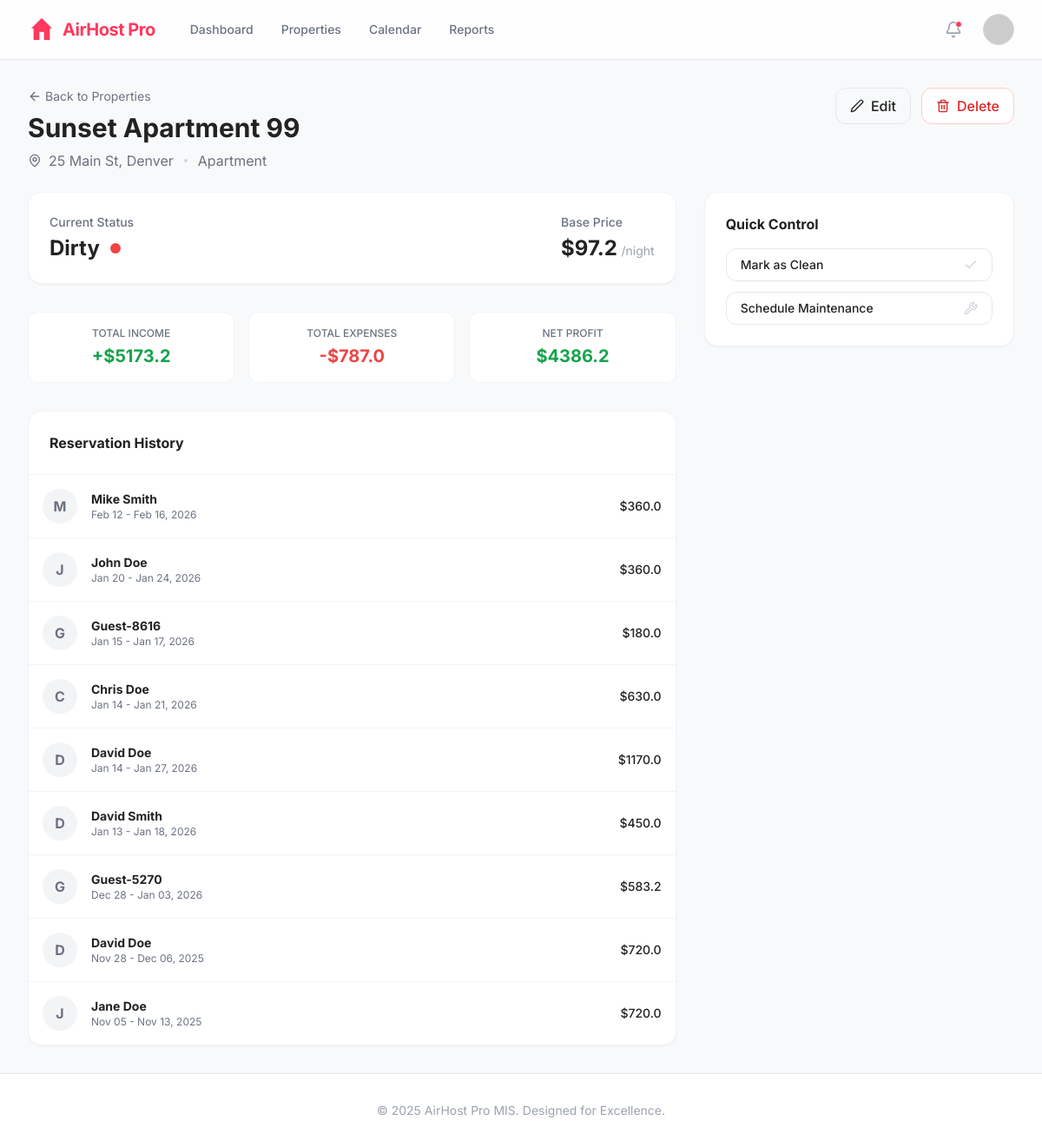
/property/1 (signed in), run on the app's committed database.
### models.py (models this page shows, shortened)
class Property(db.Model):
    id = db.Column(db.Integer, primary_key=True)
    title = db.Column(db.String(100), nullable=False)
    type = db.Column(db.String(50)) # Apartment, House, Villa
    base_price = db.Column(db.Float)
    address = db.Column(db.String(200))
    status = db.Column(db.String(20)) # Clean, Dirty, Maintenance

class Reservation(db.Model):
    id = db.Column(db.Integer, primary_key=True)
    property_id = db.Column(db.Integer, db.ForeignKey('property.id'))
    guest_name = db.Column(db.String(100))
    check_in = db.Column(db.Date)
    check_out = db.Column(db.Date)
    amount_paid = db.Column(db.Float)
    property = db.relationship('Property', backref='reservations')

### app.py (the view)
@app.route('/property/<int:id>')
def property_detail(id):
    prop = Property.query.get_or_404(id)
    income = sum([f.amount for f in Financial.query.filter_by(property_id=prop.id, category='Income').all()])
    expenses = sum([f.amount for f in Financial.query.filter(Financial.property_id == prop.id, Financial.category != 'Income').all()])
    reservations = Reservation.query.filter_by(property_id=prop.id).order_by(Reservation.check_in.desc()).all()
    return render_template('property_detail.html', property=prop, income=income, expenses=expenses, profit=income-expenses, reservations=reservations, notifications=session.get('notifications', []))

### app.py (called while the page is built)
@app.before_request
def require_login():
    allowed_routes = ['login', 'static', 'api_simulate', 'api_notifications']
    if request.endpoint not in allowed_routes and 'user' not in session:
        return redirect(url_for('login'))

### templates/property_detail.html (shortened to what this page needs)
{% extends "base.html" %}
{% block content %}
<div class="space-y-6">
    <div class="flex justify-between items-start">
        <div>
            <div class="flex items-center gap-2 mb-2">
                <a href="/properties" class="text-sm text-gray-500 hover:text-neutral flex items-center gap-1">
                    <i data-lucide="arrow-left" class="w-4 h-4"></i> Back to Properties
                </a>
            </div>
            <h1 class="text-3xl font-bold text-neutral">{{ property.title }}</h1>
            <div class="flex items-center gap-2 mt-2 text-gray-500">
                <i data-lucide="map-pin" class="w-4 h-4"></i>
                <span>{{ property.address }}</span>
                <span class="w-1 h-1 bg-gray-300 rounded-full mx-1"></span>
                <span>{{ property.type }}</span>
            </div>
        </div>
        <div class="flex gap-3">
            <button onclick="toggleModal('editModal')"
                class="px-4 py-2 border border-gray-200 rounded-xl text-neutral font-medium hover:bg-gray-50 flex items-center gap-2 transition-colors">
                <i data-lucide="edit-2" class="w-4 h-4"></i> Edit
            </button>
            <form action="/delete_property/{{ property.id }}" method="POST"
                onsubmit="return confirm('Are you sure you want to delete this property? This cannot be undone.');">
                <button type="submit"
                    class="px-4 py-2 bg-white border border-red-200 text-red-600 rounded-xl font-medium hover:bg-red-50 flex items-center gap-2">
                    <i data-lucide="trash-2" class="w-4 h-4"></i> Delete
                </button>
            </form>
        </div>
    </div>
    <div class="grid grid-cols-1 lg:grid-cols-3 gap-8">
        <div class="lg:col-span-2 space-y-8">
            <div class="bg-white p-6 rounded-2xl border border-gray-100 shadow-sm flex justify-between items-center">
                <div>
                    <h3 class="text-sm font-medium text-gray-500 mb-1">Current Status</h3>
                    <div class="flex items-center gap-3">
                        <span class="text-2xl font-bold text-neutral">{{ property.status }}</span>
                        <span class="w-3 h-3 rounded-full
                            {% if property.status == 'Clean' %} bg-green-500
                            {% elif property.status == 'Dirty' %} bg-red-500
                            {% else %} bg-yellow-500 {% endif %}">
                        </span>
                    </div>
                </div>
                <div>
                    <h3 class="text-sm font-medium text-gray-500 mb-1">Base Price</h3>
                    <span class="text-2xl font-bold text-neutral">${{ property.base_price }}</span>
                    <span class="text-gray-400 text-sm">/night</span>
                </div>
            </div>
            <div class="grid grid-cols-3 gap-4">
                <div class="bg-white p-4 rounded-xl border border-gray-100 text-center">
                    <p class="text-xs text-gray-500 font-medium uppercase mb-1">Total Income</p>
                    <p class="text-xl font-bold text-green-600">+${{ income }}</p>
                </div>
                <div class="bg-white p-4 rounded-xl border border-gray-100 text-center">
                    <p class="text-xs text-gray-500 font-medium uppercase mb-1">Total Expenses</p>
                    <p class="text-xl font-bold text-red-500">-${{ expenses }}</p>
                </div>
                <div class="bg-white p-4 rounded-xl border border-gray-100 text-center">
                    <p class="text-xs text-gray-500 font-medium uppercase mb-1">Net Profit</p>
                    <p class="text-xl font-bold {{ 'text-green-600' if profit > 0 else 'text-red-600' }}">${{ profit }}
                    </p>
                </div>
            </div>
            <div class="bg-white rounded-2xl border border-gray-100 shadow-sm overflow-hidden">
                <div class="p-6 border-b border-gray-100">
                    <h3 class="font-bold text-neutral">Reservation History</h3>
                </div>
                <div class="divide-y divide-gray-100">
                    {% for res in reservations %}
                    <div class="p-4 flex justify-between items-center hover:bg-gray-50 transition-colors">
                        <div class="flex items-center gap-4">
                            <div
                                class="w-10 h-10 rounded-full bg-gray-100 flex items-center justify-center text-gray-500 font-bold">
                                {{ res.guest_name[0] }}
                            </div>
                            <div>
                                <p class="font-bold text-neutral text-sm">{{ res.guest_name }}</p>
                                <p class="text-xs text-gray-500">{{ res.check_in.strftime('%b %d') }} - {{
                                    res.check_out.strftime('%b %d, %Y') }}</p>
                            </div>
                        </div>
                        <span class="font-medium text-neutral text-sm">${{ res.amount_paid }}</span>
                    </div>
                    {% else %}
                    <div class="p-8 text-center text-gray-400 text-sm">No reservations found.</div>
                    {% endfor %}
                </div>
            </div>
        </div>
        <div class="space-y-6">
            <div class="bg-white p-6 rounded-2xl border border-gray-100 shadow-sm">
                <h3 class="font-bold text-neutral mb-4">Quick Control</h3>
                <div class="space-y-3">
                    <form action="/update_status/{{ property.id }}/Clean" method="POST">
                        <button type="submit"
                            class="w-full py-2 px-4 rounded-xl border border-gray-200 text-sm font-medium hover:bg-gray-50 text-left flex justify-between items-center group transition-colors">
                            <span>Mark as Clean</span>
                            <i data-lucide="check" class="w-4 h-4 text-gray-300 group-hover:text-green-500"></i>
                        </button>
                    </form>
                    <form action="/update_status/{{ property.id }}/Maintenance" method="POST">
                        <button type="submit"
                            class="w-full py-2 px-4 rounded-xl border border-gray-200 text-sm font-medium hover:bg-gray-50 text-left flex justify-between items-center group transition-colors">
                            <span>Schedule Maintenance</span>
                            <i data-lucide="wrench" class="w-4 h-4 text-gray-300 group-hover:text-yellow-500"></i>
                        </button>
                    </form>
                </div>
            </div>
        </div>
    </div>
</div>
{% endblock %}

### templates/base.html (style rules this page uses)
body { font-family: 'Inter', sans-serif; }

### data on the page
Property: title "Sunset Apartment 99", address "25 Main St, Denver", type "Apartment", status "Dirty", base_price "97.2"
Reservation: guest_name "M", guest_name "Mike Smith", check_in "Feb 12", check_out "Feb 16, 2026", amount_paid "360.0"
Reservation: guest_name "J", guest_name "John Doe", check_in "Jan 20", check_out "Jan 24, 2026", amount_paid "360.0"
Reservation: guest_name "G", guest_name "Guest-8616", check_in "Jan 15", check_out "Jan 17, 2026", amount_paid "180.0"
Reservation: guest_name "C", guest_name "Chris Doe", check_in "Jan 14", check_out "Jan 21, 2026", amount_paid "630.0"
Reservation: guest_name "D", guest_name "David Doe", check_in "Jan 14", check_out "Jan 27, 2026", amount_paid "1170.0"
Reservation: guest_name "D", guest_name "David Smith", check_in "Jan 13", check_out "Jan 18, 2026", amount_paid "450.0"
Reservation: guest_name "G", guest_name "Guest-5270", check_in "Dec 28", check_out "Jan 03, 2026", amount_paid "583.2"
Reservation: guest_name "D", guest_name "David Doe", check_in "Nov 28", check_out "Dec 06, 2025", amount_paid "720.0"
Reservation: guest_name "J", guest_name "Jane Doe", check_in "Nov 05", check_out "Nov 13, 2025", amount_paid "720.0"

### other printed values
{{ income }} "5173.2"
{{ expenses }} "787.0"
{{ profit }} "4386.2"
